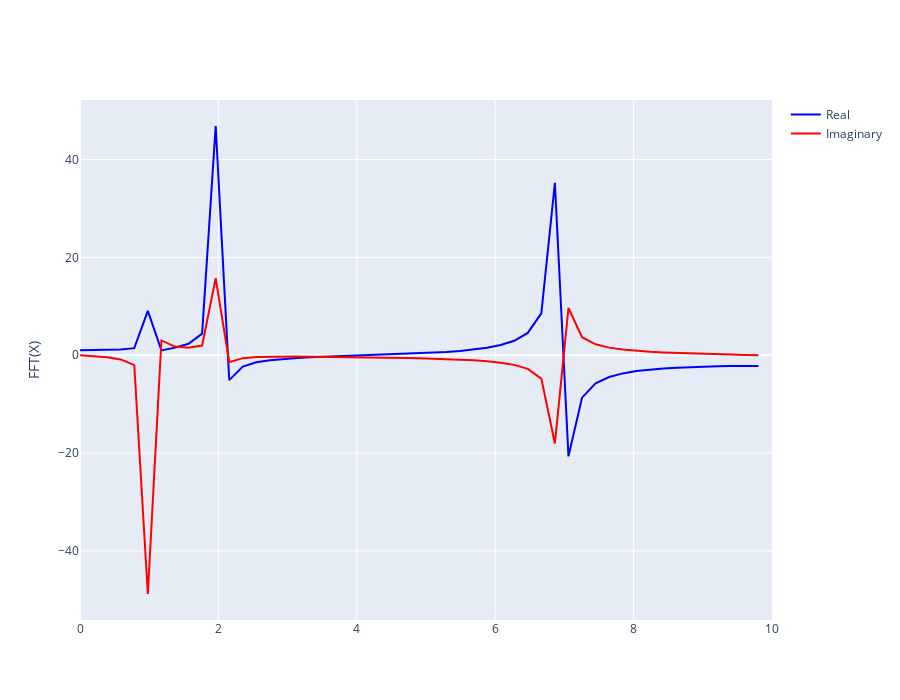

The cell this chart's notebook holds for it:
### Code cell
transform_ex = np.fft.rfft(y, axis=0)

sr = len(x)/max(x)
N = transform_ex.size
n = np.arange(N)
T = N/sr
freq_ex = n/T

# freq_ex = np.fft.rfftfreq(n, timestep)

fig = go.Figure()
fig.add_trace(go.Scatter(x=freq_ex, y=transform_ex.real, marker=dict(color='blue'), name='Real', mode='lines'))
fig.add_trace(go.Scatter(x=freq_ex, y=transform_ex.imag, marker=dict(color='red'), name='Imaginary', mode='lines'))

# fig.update_xaxes(range=[0, 10], title='k')
fig.update_yaxes(title='FFT(X)')
fig.update_xaxes(range=[0, 10])
fig.update_layout(height=700)

fig.show()
